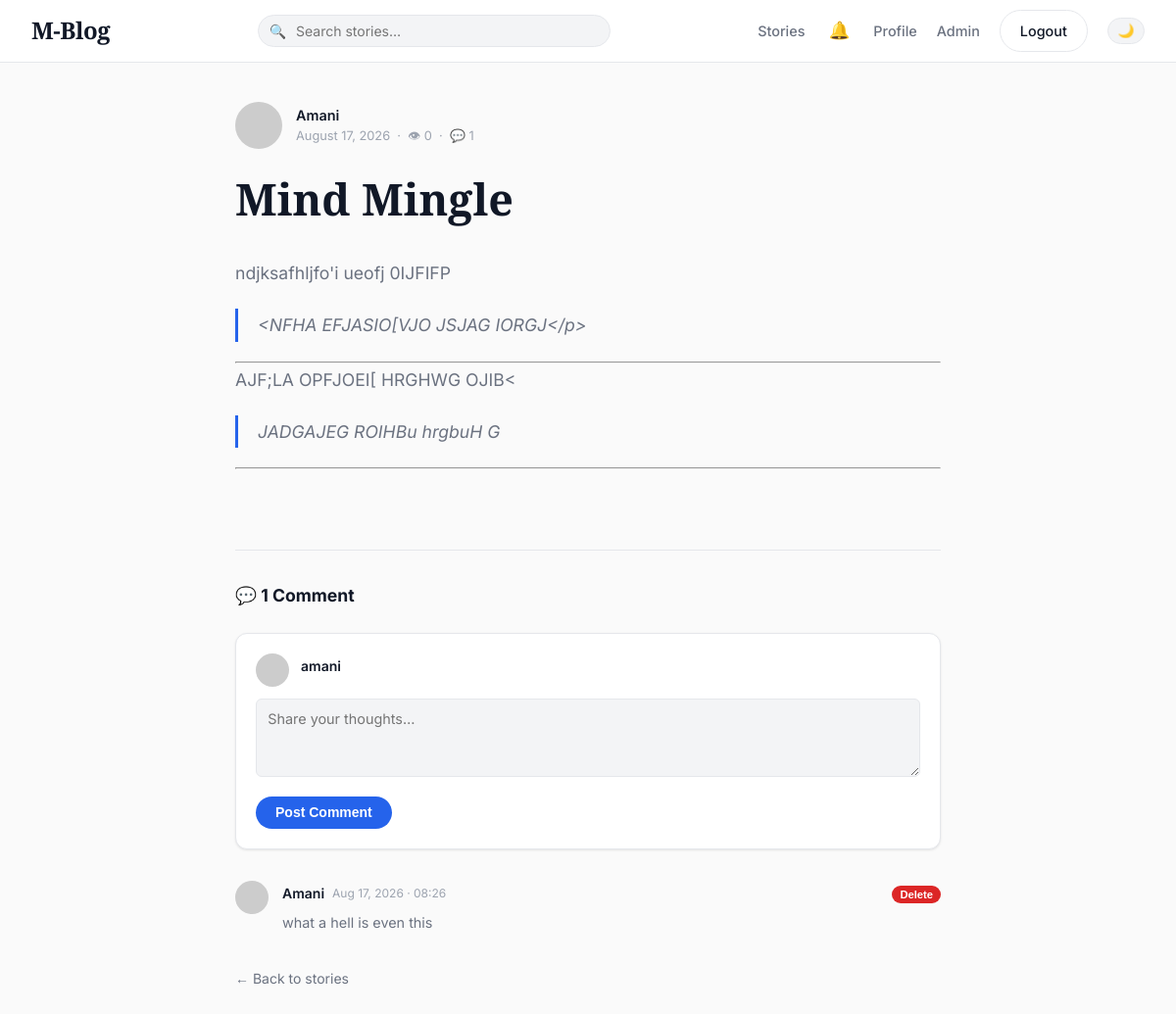
/post/3 (signed in), run on the app's committed database.
### app/models.py (models this page shows, shortened)
class User(UserMixin, db.Model):
    id: so.Mapped[int] = so.mapped_column(primary_key=True)
    username: so.Mapped[str] = so.mapped_column(sa.String(64), index=True)
    email: so.Mapped[str] = so.mapped_column(sa.String(120), index=True, unique=True)
    password_hash: so.Mapped[Optional[str]] = so.mapped_column(sa.String(256))
    about_me: so.Mapped[Optional[str]] = so.mapped_column(sa.String(140))
    last_seen: so.Mapped[Optional[datetime]] = so.mapped_column(
        default=lambda: datetime.now(timezone.utc)
    )
    is_admin: so.Mapped[bool] = so.mapped_column(
        sa.Boolean, default=False, server_default=sa.text('0')
    )
    is_email_verified: so.Mapped[bool] = so.mapped_column(
        sa.Boolean, default=False, server_default=sa.text('1')
    )
    verification_token: so.Mapped[Optional[str]] = so.mapped_column(sa.String(256))
    api_key: so.Mapped[Optional[str]] = so.mapped_column(
        sa.String(64), unique=True, index=True
    )
    github_id: so.Mapped[Optional[str]] = so.mapped_column(sa.String(64))
    posts: so.WriteOnlyMapped['Post'] = so.relationship(
        'Post', back_populates='author'
    )
    comments: so.WriteOnlyMapped['Comment'] = so.relationship(
        'Comment', back_populates='author'
    )
    notifications: so.WriteOnlyMapped['Notification'] = so.relationship(
        'Notification', back_populates='user'
    )
    following: so.WriteOnlyMapped['User'] = so.relationship(
        'User', secondary=followers,
        primaryjoin=(followers.c.follower_id == id),
        secondaryjoin=(followers.c.followed_id == id),
        back_populates='followers'
    )
    followers: so.WriteOnlyMapped['User'] = so.relationship(
        'User', secondary=followers,
        primaryjoin=(followers.c.followed_id == id),
        secondaryjoin=(followers.c.follower_id == id),
        back_populates='following'
    )
    def avatar(self, size):
        digest = md5(self.email.lower().encode('utf-8')).hexdigest()
        return f'https://www.gravatar.com/avatar/{digest}?d=identicon&s={size}'

class Post(db.Model):
    id: so.Mapped[int] = so.mapped_column(primary_key=True)
    title: so.Mapped[Optional[str]] = so.mapped_column(sa.String(140))
    body: so.Mapped[str] = so.mapped_column(sa.Text)
    timestamp: so.Mapped[datetime] = so.mapped_column(
        index=True, default=lambda: datetime.now(timezone.utc)
    )
    user_id: so.Mapped[int] = so.mapped_column(sa.ForeignKey(User.id), index=True)
    view_count: so.Mapped[int] = so.mapped_column(
        sa.Integer, default=0, server_default=sa.text('0')
    )
    author: so.Mapped[User] = so.relationship('User', back_populates='posts')
    tags: so.Mapped[list['Tag']] = so.relationship(
        'Tag', secondary=post_tags, back_populates='posts'
    )
    comments: so.WriteOnlyMapped['Comment'] = so.relationship(
        'Comment', back_populates='post', cascade='all, delete-orphan'
    )

class Comment(db.Model):
    id: so.Mapped[int] = so.mapped_column(primary_key=True)
    body: so.Mapped[str] = so.mapped_column(sa.Text)
    timestamp: so.Mapped[datetime] = so.mapped_column(
        index=True, default=lambda: datetime.now(timezone.utc)
    )
    user_id: so.Mapped[int] = so.mapped_column(sa.ForeignKey(User.id), index=True)
    post_id: so.Mapped[int] = so.mapped_column(sa.ForeignKey(Post.id), index=True)
    author: so.Mapped[User] = so.relationship('User', back_populates='comments')
    post: so.Mapped[Post] = so.relationship('Post', back_populates='comments')

### app/routes.py (the view)
@app.route('/post/<int:post_id>', methods=['GET'])
def post_detail(post_id):
    post = db.get_or_404(Post, post_id)
    increment_view(post)
    comment_form = CommentForm()
    comments = db.session.scalars(
        post.comments.select().order_by(Comment.timestamp.asc())
    ).all()
    return render_template(
        'post.html', title=post.title or 'Post',
        post=post, comment_form=comment_form, comments=comments,
    )

### app/forms.py
class CommentForm(FlaskForm):
    body = TextAreaField(
        'Your comment', validators=[DataRequired(), Length(min=1, max=1000)]
    )
    submit = SubmitField('Post Comment')

### app/models.py (called while the page is built)
@login.user_loader
def load_user(id):
    return db.session.get(User, int(id))

### app/routes.py (called while the page is built, shortened)
def render_markdown(text):
    html = markdown2.markdown(
        text,
        extras=['fenced-code-blocks', 'tables', 'strike', 'task_list']
    )
    return bleach.clean(html, tags=ALLOWED_TAGS, attributes=ALLOWED_ATTRS)

def increment_view(post):
    if current_user.is_authenticated and current_user.id == post.user_id:
        return
    from app import redis_client
    post.view_count = (post.view_count or 0) + 1
    db.session.commit()

@app.before_request
def before_request():
    if current_user.is_authenticated:
        current_user.last_seen = datetime.now(timezone.utc)
        db.session.commit()

### app/templates/post.html (shortened to what this page needs)
{% extends "base.html" %}
{% block content %}
<div class="post-detail">
    <header class="post-detail-header">
        <div class="post-meta" style="margin-bottom:1.5rem;">
            <img src="{{ post.author.avatar(48) }}" class="post-avatar" style="width:48px;height:48px;" alt="{{ post.author.username }}">
            <div>
                <div class="post-author">
                    <a href="{{ url_for('user', username=post.author.username) }}"
                       style="color:var(--text-primary);">{{ post.author.username }}</a>
                </div>
                <div class="post-date">
                    {{ post.timestamp.strftime('%B %d, %Y') }}
                    &nbsp;·&nbsp;
                    <span title="Views">👁 {{ post.view_count }}</span>
                    &nbsp;·&nbsp;
                    <span title="Comments">💬 {{ comments | length }}</span>
                </div>
            </div>
        </div>
        {% if post.title %}
        <h1 class="post-detail-title">{{ post.title }}</h1>
        {% endif %}
    </header>
    <div class="post-detail-body">
        {{ post.body | markdown | safe }}
    </div>
    <section class="comments-section" aria-label="Comments">
        <h2 class="comments-title">
            💬 {{ comments | length }} Comment{{ 's' if comments | length != 1 else '' }}
        </h2>
        {% if current_user.is_authenticated %}
        <div class="comment-form-wrap">
            <div style="display:flex;gap:.75rem;align-items:flex-start;margin-bottom:.75rem;">
                <img src="{{ current_user.avatar(34) }}" class="comment-avatar" alt="{{ current_user.username }}">
                <span style="font-weight:600;font-size:.875rem;padding-top:.15rem;">{{ current_user.username }}</span>
            </div>
            <form action="{{ url_for('add_comment', post_id=post.id) }}" method="post" id="comment-form">
                {{ comment_form.body(placeholder="Share your thoughts…", id="comment-body") }}
                <button type="submit" class="btn-primary" id="comment-submit">Post Comment</button>
            </form>
        </div>
        {% else %}
        <div style="text-align:center;padding:1.5rem;color:var(--text-muted);font-size:.9rem;">
            <a href="{{ url_for('login') }}" class="btn-primary">Sign in to comment</a>
        </div>
        {% endif %}
        {% if comments %}
        <div id="comment-list">
            {% for comment in comments %}
            <div class="comment" id="comment-{{ comment.id }}">
                <img src="{{ comment.author.avatar(34) }}" class="comment-avatar" alt="{{ comment.author.username }}">
                <div class="comment-body-wrap">
                    <div class="comment-meta">
                        <a href="{{ url_for('user', username=comment.author.username) }}" class="comment-author"
                           style="color:var(--text-primary);">{{ comment.author.username }}</a>
                        <span class="comment-date">{{ comment.timestamp.strftime('%b %d, %Y · %H:%M') }}</span>
                        {% if current_user.is_authenticated and (comment.author == current_user or current_user.is_admin) %}
                        <form action="{{ url_for('delete_comment', post_id=post.id, comment_id=comment.id) }}"
                              method="post" style="margin-left:auto;">
                            <button type="submit" class="btn-danger" style="padding:.2rem .5rem;font-size:.7rem;"
                                    onclick="return confirm('Delete this comment?')">Delete</button>
                        </form>
                        {% endif %}
                    </div>
                    <p class="comment-body">{{ comment.body }}</p>
                </div>
            </div>
            {% endfor %}
        </div>
        {% else %}
        <div style="text-align:center;padding:2rem;color:var(--text-muted);">
            No comments yet. Be the first!
        </div>
        {% endif %}
    </section>
</div>
<div style="max-width:720px;margin:2rem auto 0;">
    <a href="{{ url_for('index') }}" style="font-size:.875rem;color:var(--text-secondary);">← Back to stories</a>
</div>
{% endblock %}

### app/static/css/style.css (style rules this page uses)
:root { --bg-color: #fafafa; --bg-subtle: #f3f4f6; --text-primary: #111827; --text-secondary: #6b7280; --text-muted: #9ca3af; --border-color: #e5e7eb; --primary: #2563eb; --primary-hover: #1d4ed8; --primary-subtle: #eff6ff; --success: #16a34a; --danger: #dc2626; --card-bg: #ffffff; --card-shadow: 0 1px 3px rgba(0,0,0,.06), 0 1px 2px rgba(0,0,0,.04); --card-shadow-hover: 0 4px 20px rgba(0,0,0,.1); --font-serif: 'Playfair Display', serif; --font-sans: 'Inter', sans-serif; --max-width: 1200px; --radius-sm: 6px; --radius-md: 12px; --radius-lg: 18px; --radius-pill: 999px; --transition: 0.2s ease; --navbar-h: 64px; }
*, *::before, *::after { box-sizing: border-box; margin: 0; padding: 0; }
html { scroll-behavior: smooth; }
body { font-family: var(--font-sans); background-color: var(--bg-color); color: var(--text-primary); line-height: 1.6; -webkit-font-smoothing: antialiased; transition: background-color var(--transition), color var(--transition); padding-top: var(--navbar-h); }
h1, h2, h3, h4, h5, h6 { font-family: var(--font-serif); font-weight: 700; color: var(--text-primary); margin-bottom: .75rem; }
a { color: var(--primary); text-decoration: none; transition: color var(--transition); }
img { max-width: 100%; }
.btn-primary { background-color: var(--primary); color: #fff !important; padding: .55rem 1.25rem; border-radius: var(--radius-pill); font-weight: 600; font-size: .875rem; border: none; cursor: pointer; transition: background var(--transition), transform .1s; display: inline-flex; align-items: center; gap: .4rem; }
.btn-danger { background: var(--danger); color: #fff !important; padding: .4rem .9rem; border-radius: var(--radius-pill); font-weight: 600; font-size: .8rem; border: none; cursor: pointer; transition: all var(--transition); }
.post-meta { display: flex; align-items: center; gap: .875rem; margin-bottom: .875rem; }
.post-avatar { width: 38px; height: 38px; border-radius: 50%; object-fit: cover; }
.post-author { font-weight: 600; font-size: .9rem; color: var(--text-primary); }
.post-date { font-size: .8rem; color: var(--text-muted); }
.post-detail { max-width: 720px; margin: 0 auto; }
.post-detail-header { margin-bottom: 2rem; }
.post-detail-title { font-size: clamp(1.8rem, 4vw, 2.8rem); line-height: 1.2; margin-bottom: 1rem; }
.post-detail-body { font-size: 1.1rem; line-height: 1.9; color: var(--text-secondary); }
.post-detail-body p { margin-bottom: 1.25rem; }
.post-detail-body blockquote { border-left: 3px solid var(--primary); padding-left: 1.25rem; margin: 1.25rem 0; color: var(--text-secondary); font-style: italic; }
.comments-section { max-width: 720px; margin: 3rem auto 0; padding-top: 2rem; border-top: 1px solid var(--border-color); }
.comments-title { font-size: 1.1rem; font-family: var(--font-sans); font-weight: 700; margin-bottom: 1.5rem; }
.comment-form-wrap { background: var(--card-bg); border: 1px solid var(--border-color); border-radius: var(--radius-md); padding: 1.25rem; margin-bottom: 2rem; box-shadow: var(--card-shadow); }
.comment-form-wrap textarea { width: 100%; min-height: 80px; border: 1px solid var(--border-color); border-radius: var(--radius-sm); padding: .7rem; font-family: var(--font-sans); font-size: .9rem; background: var(--bg-subtle); color: var(--text-primary); resize: vertical; transition: border-color var(--transition); margin-bottom: .75rem; }
.comment { display: flex; gap: .875rem; margin-bottom: 1.5rem; animation: slide-in .25s ease; }
.comment-avatar { width: 34px; height: 34px; border-radius: 50%; flex-shrink: 0; object-fit: cover; }
.comment-body-wrap { flex: 1; }
.comment-meta { display: flex; align-items: center; gap: .5rem; margin-bottom: .35rem; }
.comment-author { font-weight: 600; font-size: .875rem; }
.comment-date { font-size: .75rem; color: var(--text-muted); }
.comment-body { font-size: .9rem; color: var(--text-secondary); line-height: 1.65; }

### data on the page
User: author.username "Amani"
Post: timestamp "August 17, 2026", view_count "0", title "Mind Mingle", body "ndjksafhljfo'i ueofj 0IJFIFP <NFHA EFJASIO[VJO JSJAG IORGJ</p> AJF;LA OPFJOEI[ HRGHWG OJIB< JADGAJEG ROIHBu hrgbuH G"
User: username "amani"
Comment: author.username "Amani", timestamp "Aug 17, 2026 · 08:26", body "what a hell is even this"

### other printed values
{{ comments | length }} "1"
